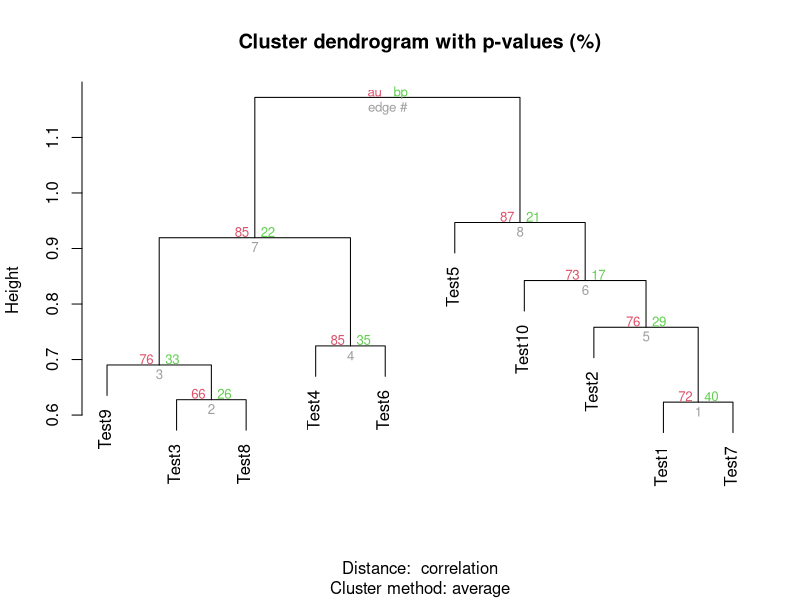
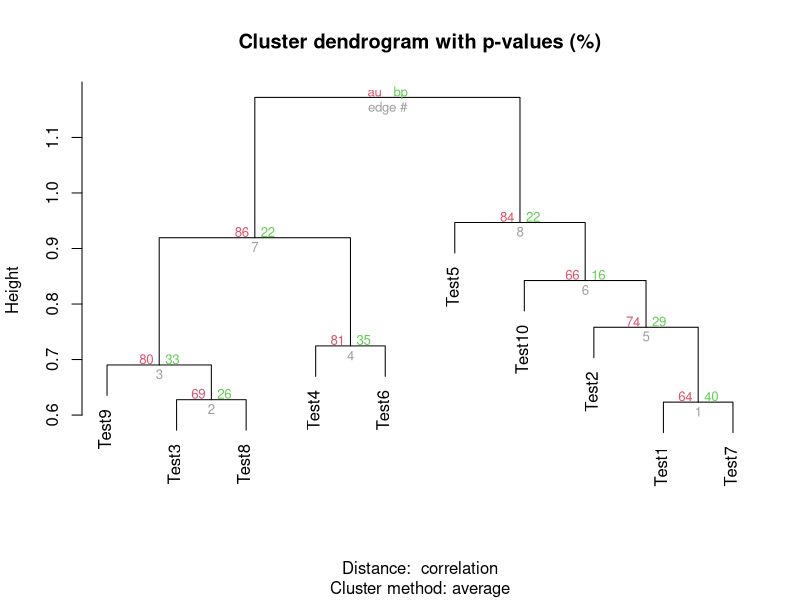
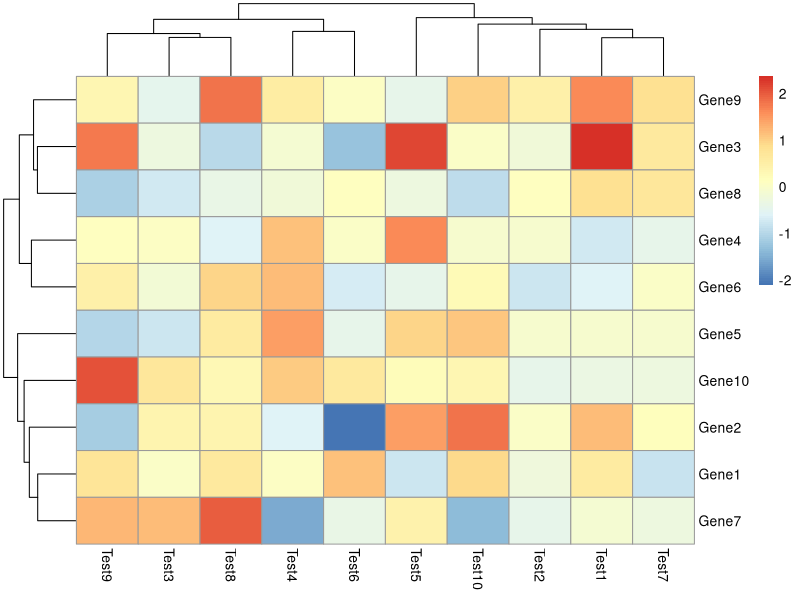
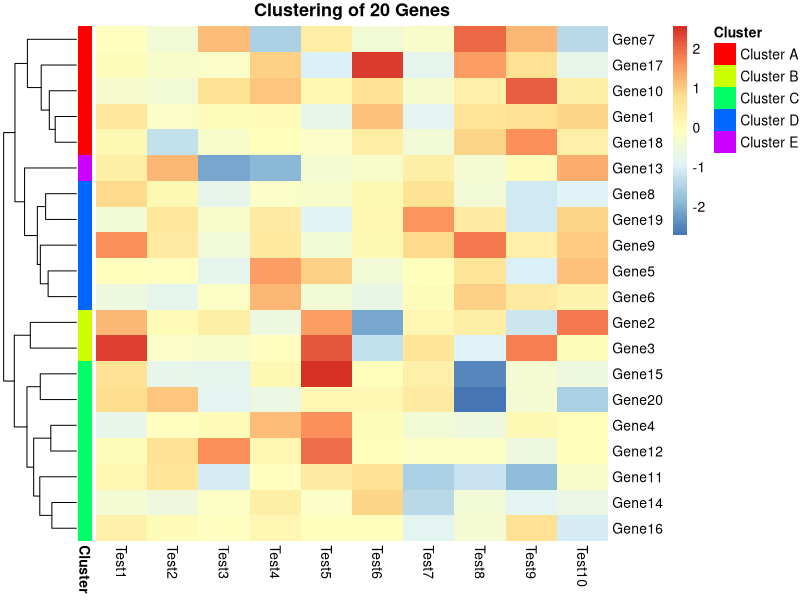
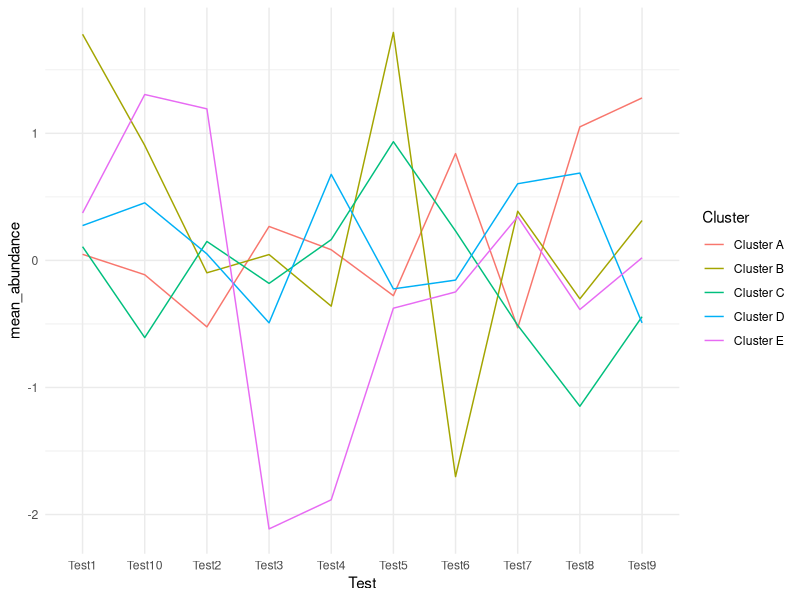
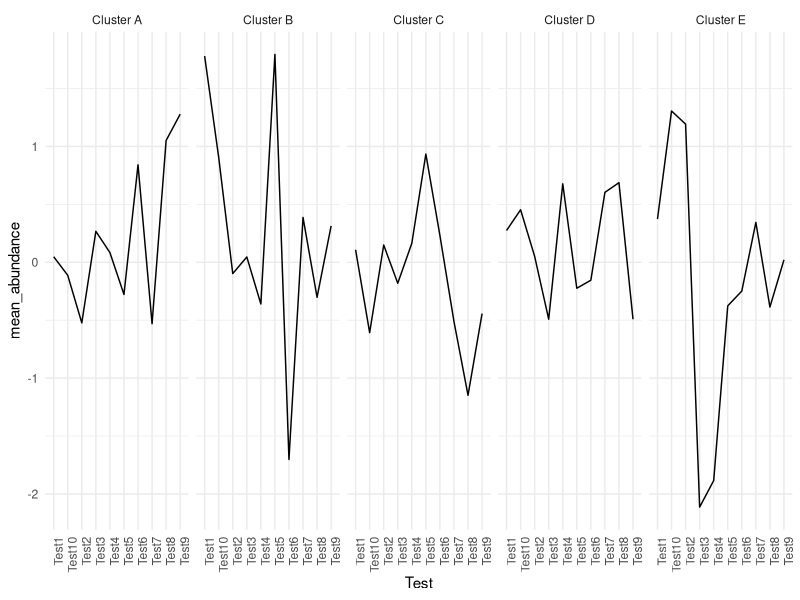

Recreate these plots in R, in order.
## ---- chunk 1
knitr::opts_chunk$set(echo = TRUE)
library('tidyverse')
library('pheatmap')
library('pvclust')
library('RColorBrewer')
library('parallel')

## ---- chunk 2
glimpse(diamonds)


## ---- chunk 3



## ---- chunk 4

## ---- chunk 5

## modified from the ?pheatmap man page

# Create test matrix

d_names <- list(paste("Gene", 1:20, sep = ""),# row names
                paste("Test", 1:10, sep = "")) # column names 

test <- rnorm(200) %>% 
  matrix(., #this data
         20, # number of rows we want in the matrix
         10, # number of columns we want in the matrix
         dimnames = d_names) # our previously defined names

# Draw heatmaps
 
cluster_cols <- pvclust(data = test)

plot(cluster_cols)

cluster_rows <- pvclust(data = test)

plot(cluster_rows)

pheatmap(test, cluster_cols = cluster_cols$hclust,
         cluster_rows = cluster_rows$hclust)


hr              <- hclust(dist(test))
num_clusters <- 5

mycl            <- cutree(hr, k = num_clusters)
cluster_letters <- LETTERS[seq(from = 1, to = num_clusters)]
clusters        <- paste0("Cluster ", cluster_letters)

mycols          <- clusters[as.vector(mycl)]
names(mycols)   <- names(mycl)

annotation           <- data.frame(Cluster=mycols)
annotation$Cluster   <- as.factor(annotation$Cluster)
colors               <- rainbow(num_clusters)
names(colors)        <- clusters
ann_cols             <- list(Cluster = colors)




pheatmap(test, 
         cluster_cols = FALSE, 
         cluster_rows = hr, 
         main = paste0('Clustering of ', nrow(test),' Genes'), 
         border_color = NA, 
         annotation_row = annotation, 
         annotation_colors = ann_cols)




## ---- chunk 6

test_tidy <- test %>%
  as.data.frame() %>%
  mutate(Gene = rownames(test)) %>%
  gather(Test, Abundance, -Gene)

annotationDF <- data.frame(annotation, Gene = rownames(annotation)) %>%
  left_join(test_tidy, ., by = "Gene")


head(annotationDF)

summaryDF <- annotationDF %>%
  group_by(Test, Cluster) %>%
  summarize(mean_abundance = mean(Abundance)) %>%
  ungroup()

ggplot(summaryDF, aes(y = mean_abundance, x = Test, group = Cluster, colour = Cluster)) +
  geom_line() +
  theme_minimal()


ggplot(summaryDF, aes(y = mean_abundance, x = Test, group = 1)) +
  geom_line() +
  facet_grid(~Cluster) + 
  theme_minimal() +
  theme(axis.text.x = element_text(angle = 90, hjust = 1))
